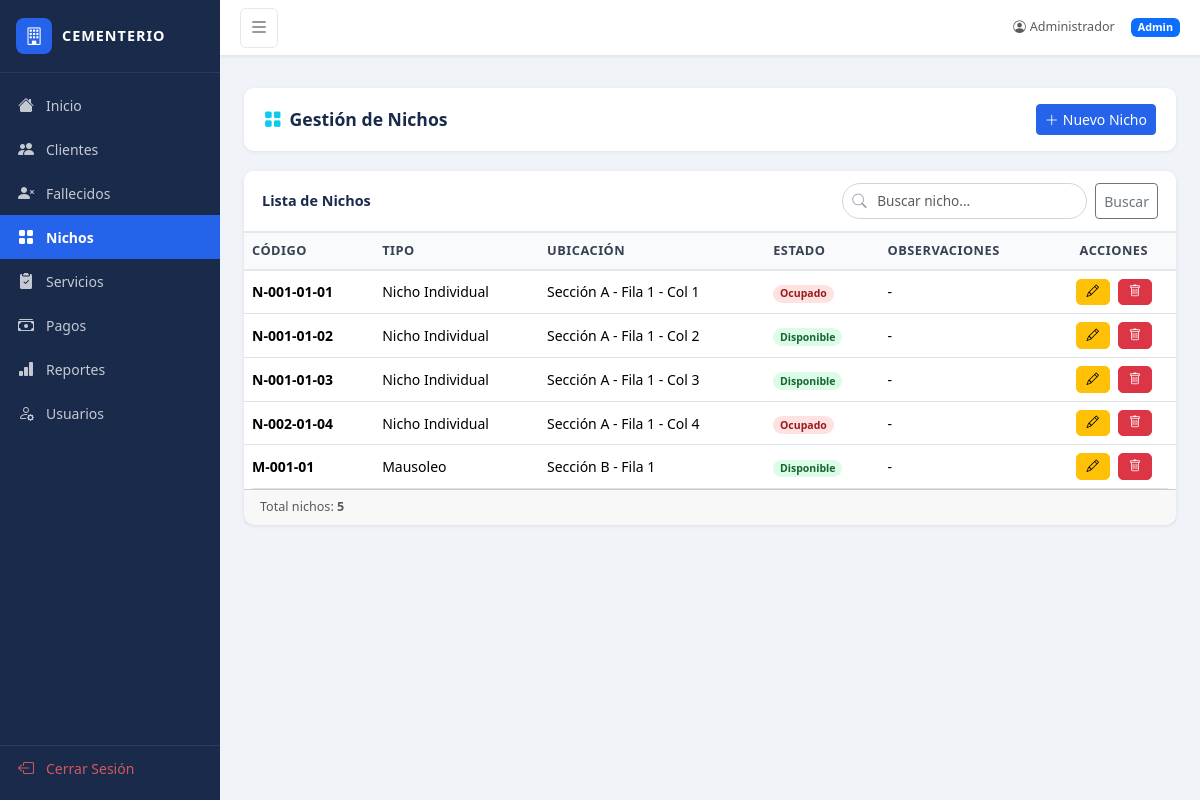
The app's page /nichos (signed in), older data.
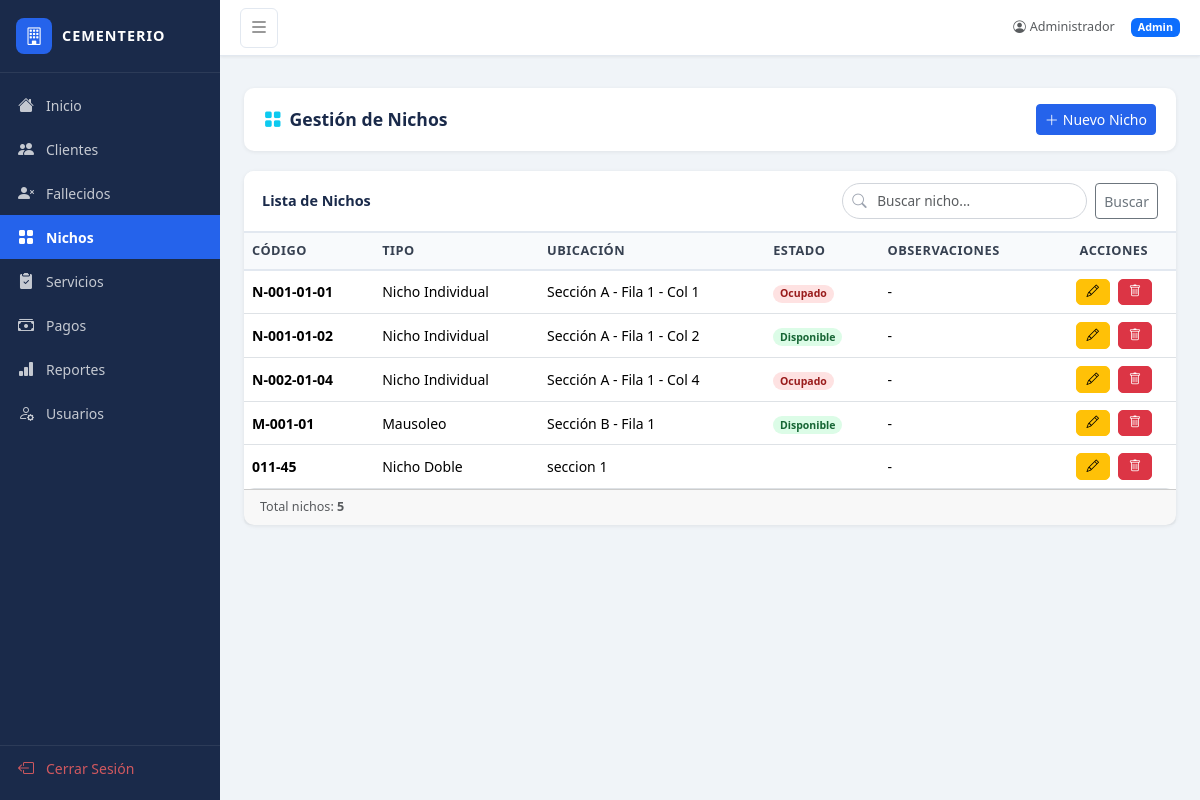
The same page, newer data.
### app.py (models this page shows)
class Nicho(db.Model):
    id = db.Column(db.Integer, primary_key=True)
    codigo = db.Column(db.String(20), unique=True, nullable=False)
    tipo = db.Column(db.String(50), nullable=False)
    ubicacion = db.Column(db.String(100))
    estado = db.Column(db.String(20), default='Disponible')
    observaciones = db.Column(db.Text)
    servicios = db.relationship('Servicio', backref='nicho', lazy=True)

### app.py (the view)
@app.route('/nichos')
@login_required
def nichos():
    q = request.args.get('q', '')
    if q:
        lista = Nicho.query.filter(
            (Nicho.codigo.ilike(f'%{q}%')) | (Nicho.ubicacion.ilike(f'%{q}%'))
        ).all()
    else:
        lista = Nicho.query.all()
    return render_template('nichos.html', nichos=lista, q=q)

### app.py (called while the page is built)
def login_required(f):
    @wraps(f)
    def decorated_function(*args, **kwargs):
        if 'user_id' not in session:
            return redirect(url_for('login'))
        return f(*args, **kwargs)
    return decorated_function

### templates/nichos.html (shortened to what this page needs)
{% extends "base.html" %}
{% block content %}
<div class="page-header">
    <h4><i class="bi bi-grid-fill me-2 text-info"></i>Gestión de Nichos</h4>
    <a href="{{ url_for('nicho_nuevo') }}" class="btn btn-primary btn-sm">
        <i class="bi bi-plus-lg me-1"></i>Nuevo Nicho
    </a>
</div>
<div class="card">
    <div class="card-header d-flex align-items-center justify-content-between">
        <span>Lista de Nichos</span>
        <form method="GET" class="d-flex gap-2">
            <div class="search-box">
                <i class="bi bi-search"></i>
                <input type="text" name="q" value="{{ q }}" class="form-control" placeholder="Buscar nicho...">
            </div>
            <button type="submit" class="btn btn-outline-secondary btn-sm">Buscar</button>
        </form>
    </div>
    <div class="table-responsive">
        <table class="table table-hover mb-0">
            <thead>
                <tr>
                    <th>Código</th>
                    <th>Tipo</th>
                    <th>Ubicación</th>
                    <th>Estado</th>
                    <th>Observaciones</th>
                    <th class="text-center">Acciones</th>
                </tr>
            </thead>
            <tbody>
                {% for n in nichos %}
                <tr>
                    <td><b>{{ n.codigo }}</b></td>
                    <td>{{ n.tipo }}</td>
                    <td>{{ n.ubicacion or '-' }}</td>
                    <td>
                        <span class="badge rounded-pill badge-estado-{{ n.estado|lower }}">{{ n.estado }}</span>
                    </td>
                    <td>{{ n.observaciones or '-' }}</td>
                    <td class="text-center">
                        <a href="{{ url_for('nicho_editar', id=n.id) }}" class="btn btn-warning btn-action me-1">
                            <i class="bi bi-pencil"></i>
                        </a>
                        <form method="POST" action="{{ url_for('nicho_eliminar', id=n.id) }}" class="d-inline"
                              onsubmit="return confirm('¿Eliminar este nicho?')">
                            <button type="submit" class="btn btn-danger btn-action">
                                <i class="bi bi-trash"></i>
                            </button>
                        </form>
                    </td>
                </tr>
                {% else %}
                <tr><td colspan="6" class="text-center text-muted py-4">No se encontraron nichos</td></tr>
                {% endfor %}
            </tbody>
        </table>
    </div>
    <div class="card-footer text-muted small">Total nichos: <b>{{ nichos|length }}</b></div>
</div>
{% endblock %}

Row changes from the older to the newer data that the page shows:
removed Nicho: codigo "N-001-01-03", tipo "Nicho Individual", ubicacion "Sección A - Fila 1 - Col 3", estado "Disponible", observaciones "-"
added Nicho: codigo "011-45", tipo "Nicho Doble", ubicacion "seccion 1", observaciones "-", estado "Reservado" (drawn)
